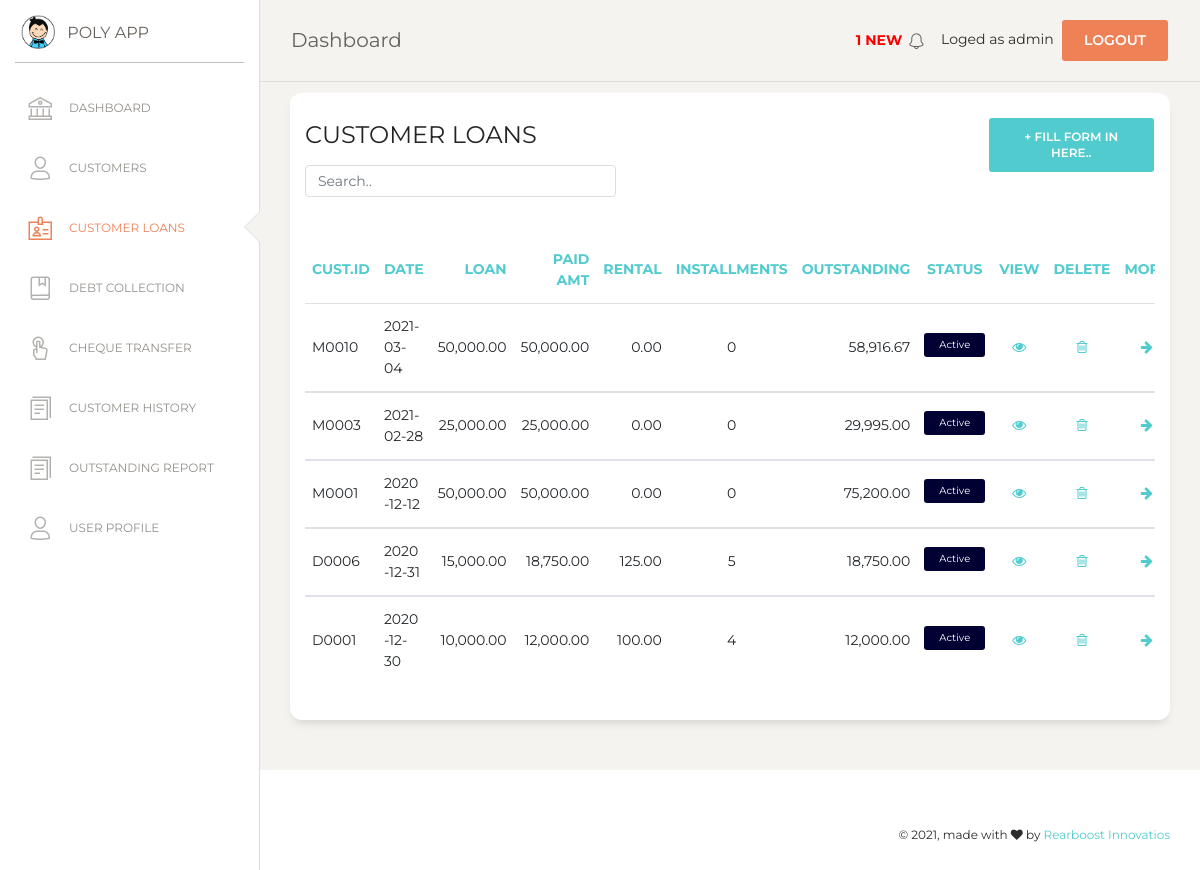
/customer_loan.php (signed in), run on an earlier commit of the app's database.
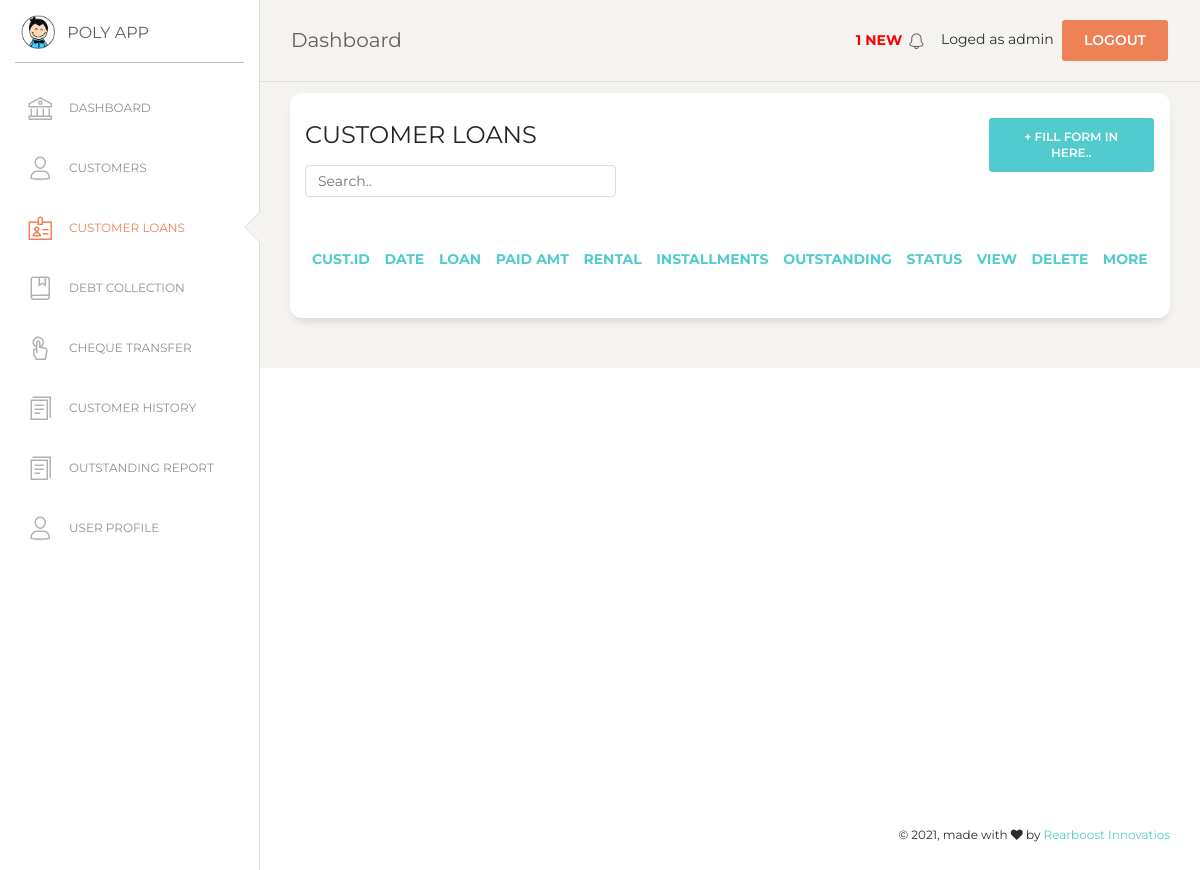
And on a later commit of the database.
### tables this page shows
CREATE TABLE `loan` (
  `loan_no` int(7) NOT NULL,
  `l_date` date NOT NULL,
  `amount` double(10,2) NOT NULL,
  `interest` int(5) NOT NULL,
  `l_method` varchar(25) NOT NULL,
  `total_amt` double(10,2) NOT NULL,
  `installment_value` double(10,2) NOT NULL,
  `no_of_installments` int(11) NOT NULL,
  `int_val` double(10,2) NOT NULL,
  `cust_id` varchar(10) NOT NULL,
  `i_date` varchar(30) NOT NULL DEFAULT '0000-00-00',
  `l_status` tinyint(4) NOT NULL
);

### msg_show.php (called while the page is built, shortened)
<?php
$con = mysqli_connect(DB_HOSTNAME,DB_USERNAME,DB_PASSWORD);
mysqli_select_db($con,DB_NAME);
$sql=mysqli_query($con,"SELECT * FROM cheque WHERE (valid_date <= CURDATE() OR valid_date = date_add(curdate(),interval 1 day)) AND status ='NYC' ORDER BY valid_date ASC");
$numRows = mysqli_num_rows($sql);
?>

### customer_loan.php (the view, shortened to what this page needs)
<?php
include("msg_show.php");
if (!isset($_SESSION['loged_user'])) {
    header('location: login.php');
}else {
$con = mysqli_connect(DB_HOSTNAME,DB_USERNAME,DB_PASSWORD);
mysqli_select_db($con,DB_NAME);
?>
<!DOCTYPE html>
<html lang="en">
<?php  include('./include/head.php');   ?>
<body class="">
  <div class="wrapper ">
    <?php include("include/sidebar.php"); ?>
    <div class="main-panel">
      <?php include('include/nav.php');  ?>
      <div class="content">
      <div class="row">
          <div class="col-md-12">
            <div class="card">
              <div class="row">
              <div class="col-md-9">
              <div class="card-header">
                <h4 class="card-title"> CUSTOMER LOANS</h4>
                <input class="form-control myInput" id="myInput" type="text" placeholder="Search..">
              </div>
              </div>
              <div class="col-md-3">
                 <div class="card-header">
                    <button type="button" class="btn btn-primary add-btn" data-toggle="modal" data-target="#Form1">+ Fill Form in here..
                    </button>
                 </div>
              </div>
              </div>
              <div class="card-body">
              </div>
              <div class="card-body">
                <div class="table-responsive">
                  <table class="table" id="myTable">
                    <thead class="text-primary">
                      <th>                    cust.ID     </th>
                      <th>                    Date        </th>
                      <th class="text-right"> Loan        </th>
                      <th class="text-right"> Paid amt    </th>
                      <th class="text-right"> Rental      </th>
                      <th class="text-center">installments</th>
                      <th class="text-center">Outstanding </th>
                      <th class="text-center">Status      </th>
                      <th class="text-center">View 				</th>
                      <th class="text-center">Delete 			</th>
                      <th class="text-center">More        </th>
                    </thead>
                    <tbody>
                      <?php
                      $sql=mysqli_query($con,"SELECT * FROM loan ORDER BY loan_no DESC");
                      $numRows = mysqli_num_rows($sql);
                      if($numRows > 0) {
                        while($row = mysqli_fetch_assoc($sql)) {
                          $loanNo = $row['loan_no'];
                          $getOut = mysqli_query($con, "SELECT * FROM loan_installement WHERE loan_no='$loanNo' ORDER BY id DESC LIMIT 1");
                          $row2 = mysqli_fetch_assoc($getOut);
                          if(mysqli_num_rows($getOut)>0){
                              $remain_amt  = $row2['remaining_amt'];
                              $remain_int  = $row2['remain_int'];
                              $outstanding = $remain_amt+$remain_int;
                            if($row['l_method']=='Daily'){
                              $outstanding = $row['total_amt'];
                            }else if($row['l_method']=='Monthly'){
                              $total_amt   = $row['total_amt'];
                              $int_val     = $row['int_val'];
                              $pre_date   = strtotime($row['l_date']);
                              $now_date   = time();
                              $Days = round(($now_date-$pre_date) / (60 * 60 * 24));
                              $totalInt = $int_val*($Days/30);
                              $outstanding = $total_amt+$totalInt;
                            }
                          }else{
                            if($row['l_method']=='Daily'){
                              $rental      = $row['installment_value'];
                              $nos         = $row['no_of_installments'];
                              $outstanding = $rental*$nos;
                            }else if($row['l_method']=='Monthly'){
                              $total_amt   = $row['total_amt'];
                              $int_val     = $row['int_val'];
                              $pre_date   = strtotime($row['l_date']);
                              $now_date   = time();
                              $Days = round(($now_date-$pre_date) / (60 * 60 * 24));
                              $totalInt = $int_val*($Days/30);
                              $outstanding = $total_amt+$totalInt;
                            }
                          }
                          ?>
                          <tr>
                            <td> <?php echo $row['cust_id'] ?> </td>
                            <td> <?php echo $row['l_date'] ?>  </td>
                            <td class="text-right">
                              <?php echo number_format($row['amount'],2,'.',',') ?>
                            </td>
                            <td class="text-right">
                              <?php echo number_format($row['total_amt'],2,'.',',') ?>
                            </td>
                            <td class="text-right">
                              <?php echo number_format($row['installment_value'],2,'.',',')?>
                            </td>
                            <td class="text-center">
                              <?php  echo $row['no_of_installments'] ?>
                            </td>
                            <td class="text-right">
                              <?php  echo number_format($outstanding,2,'.',',') ?>
                            </td>
                            <td class="text-center">
                              <?php
                              if($row['l_status']==1){
                              echo '<label class="btn-sm" style="background-color:#000033; border: 0px; color: #ffffff; font-size: 10px; padding-top: 4px;">'."Active".'</label>';
                              }else{
                              echo '<label class="btn-sm" style="background-color:#990000; border: 0px; color: #ffffff; font-size: 10px; padding-top: 4px;">'."Closed".'</label>';
                              }
                              ?>
                            </td>
                            <td class="text-center">
                              <a href="#" onclick="editView(<?php echo $row['loan_no']; ?>)" name="edit">
                              <i class="fa fa-eye" aria-hidden="true"></i></a>
                            </td>
                            <td class="text-center">
                              <a href="#" onclick="confirmation('event','<?php echo $row['loan_no']; ?>')"  name="delete">
                              <i class="fa fa-trash-o" aria-hidden="true"></i></a>
                            </td>
                            <td class="text-center">
                              <a href="#" onclick="info(<?php echo $row['loan_no']; ?>)" name="info" style="text-decoration: none;">
                              <i class="fa fa-arrow-right" aria-hidden="true"></i></a>
                            </td>
                          </tr>
                    </tbody>
                           <?php
                        }
                      }
                    ?>
                    </table>
                </div>
              </div>
              </div>
            </div>
          </div>
          </div>
        </div>
        </div>
       <?php include('include/footer.php');  ?>
</body>
</html>
<?php
}
?>

### include/head.php (shortened to what this page needs)
<head>
  <link href="https://maxcdn.bootstrapcdn.com/font-awesome/latest/css/font-awesome.min.css" rel="stylesheet">
  <link href="assets/css/bootstrap.min.css" rel="stylesheet" />
  <link href="assets/css/paper-dashboard.css?v=2.0.1" rel="stylesheet" />
  <link href="assets/demo/demo.css" rel="stylesheet" />
  <link rel="stylesheet" type="text/css" href="assets/css/jquery.dataTables.css">
</head>

### include/sidebar.php (shortened to what this page needs)
<div class="sidebar" data-color="white" data-active-color="danger">
  <div class="logo">
    <a href="#" class="simple-text logo-mini">
      <div class="logo-image-small">
        <img src="assets/img/logo-small.png">
      </div>
    </a>
    <a href="#" class="simple-text logo-normal">
      POLY APP
    </a>
  </div>
  <div class="sidebar-wrapper">
    <ul class="nav">
      <li
        <?php if (basename($_SERVER['PHP_SELF'])=='index.php')
        {
         echo 'class="active"';
        } else
        {
         echo 'class=""';
        }
        ?>
        >
        <a href="index">
          <i class="nc-icon nc-bank"></i>
          <p>DASHBOARD</p>
        </a>
      </li>
      <li
        <?php if (basename($_SERVER['PHP_SELF'])=='customer.php')
        {
         echo 'class="active"';
        } else
        {
         echo 'class=""';
        }
        ?>
        >
        <a href="customer">
          <i class="nc-icon nc-single-02"></i>
          <p>CUSTOMERS</p>
        </a>
      </li>
      <li
        <?php if (basename($_SERVER['PHP_SELF'])=='customer_loan.php')
        {
         echo 'class="active"';
        } else
        {
         echo 'class=""';
        }
        ?>
        >
        <a href="customer_loan">
          <i class="nc-icon nc-badge"></i>
          <p>CUSTOMER LOANS</p>
        </a>
      </li>
      <li
        <?php if (basename($_SERVER['PHP_SELF'])=='debt_collection.php')
        {
         echo 'class="active"';
        } else
        {
         echo 'class=""';
        }
        ?>
        >
        <a href="debt_collection">
          <i class="nc-icon nc-book-bookmark"></i>
          <p>DEBT COLLECTION</p>
        </a>
      </li>
       <li
        <?php
         if (basename($_SERVER['PHP_SELF'])=='cheque_transfer.php')
         {
          echo 'class="active"';
         } else
         {
          echo 'class=""';
         }
        ?>
        >
        <a href="cheque_transfer">
          <i class="nc-icon nc-tap-01"></i>
          <p>CHEQUE TRANSFER</p>
        </a>
      </li>
      <li
        <?php if (basename($_SERVER['PHP_SELF'])=='report.php')
        {
         echo 'class="active"';
        } else
        {
         echo 'class=""';
        }
        ?>
        >
        <a href="report">
          <i class="nc-icon nc-single-copy-04"></i>
          <p>CUSTOMER HISTORY</p>
        </a>
      </li>
      <li
        <?php if (basename($_SERVER['PHP_SELF'])=='outstanding_report.php')
        {
         echo 'class="active"';
        } else
        {
         echo 'class=""';
        }
        ?>
        >
        <a href="outstanding_report">
          <i class="nc-icon nc-single-copy-04"></i>
          <p>OUTSTANDING REPORT</p>
        </a>
      </li>
      <li
        <?php if (basename($_SERVER['PHP_SELF'])=='user.php')
        {
         echo 'class="active"';
        } else
        {
         echo 'class=""';
        }
        ?>
        >
        <a href="user">
          <i class="nc-icon nc-single-02"></i>
          <p>USER PROFILE</p>
        </a>
      </li>
    </ul>
  </div>
</div>

### include/nav.php (shortened to what this page needs)
<nav class="navbar navbar-expand-lg navbar-absolute fixed-top navbar-transparent">
    <div class="container-fluid">
        <div class="navbar-wrapper">
        <a class="navbar-brand" href="index">Dashboard</a>
        </div>
        <div class="collapse navbar-collapse justify-content-end" id="navigation">
        <ul class="navbar-nav">
            <li class="nav-item">
            <a class="nav-link" href="notification">
                <p style='color:red;'><b>
                <?php
                if($numRows>0){
                    echo " " . $numRows . " NEW ";
                }
                ?>
                </b></p>
                <i class="nc-icon nc-bell-55"></i>
            </a>
            </li>
            <li class="nav-item">
            Loged as <?php echo $_SESSION['loged_user'] ?>&nbsp;
            <a href="#" onclick="confirmationLogout(event)" class="btn btn-danger square-btn-adjust">Logout</a>
            </li>
        </ul>
        </div>
    </div>
</nav>

### include/footer.php (shortened to what this page needs)
 <footer class="footer footer-black  footer-white ">
    <div class="container-fluid">
        <div class="row">
        <div class="credits ml-auto">
            <span class="copyright">
            © , made with <i class="fa fa-heart heart"></i> by <a href="https://rearboost.com" target="_blank" rel="noopener noreferrer">Rearboost Innovatios</a>
            </span>
        </div>
        </div>
    </div>
</footer>

### assets/demo/demo.css (style rules this page uses)
.nav-link { padding-top: 17px !important; }
.add-btn { float: right !important; }
.myInput { width: 50% !important; }

What changed in the data, as far as the page shows it:
removed loan: cust "M0010", l_date "2021-03-04", amount "50,000.00", total_amt "50,000.00", installment_value "0.00", no_of_installments "0", outstanding "58,916.67", l_status "Active"
removed loan: cust "M0003", l_date "2021-02-28", amount "25,000.00", total_amt "25,000.00", installment_value "0.00", no_of_installments "0", outstanding "29,995.00", l_status "Active"
removed loan: cust "M0001", l_date "2020-12-12", amount "50,000.00", total_amt "50,000.00", installment_value "0.00", no_of_installments "0", outstanding "75,200.00", l_status "Active"
removed loan: cust "D0006", l_date "2020-12-31", amount "15,000.00", total_amt "18,750.00", installment_value "125.00", no_of_installments "5", l_status "Active"
removed loan: cust "D0001", l_date "2020-12-30", amount "10,000.00", total_amt "12,000.00", installment_value "100.00", no_of_installments "4", l_status "Active"
